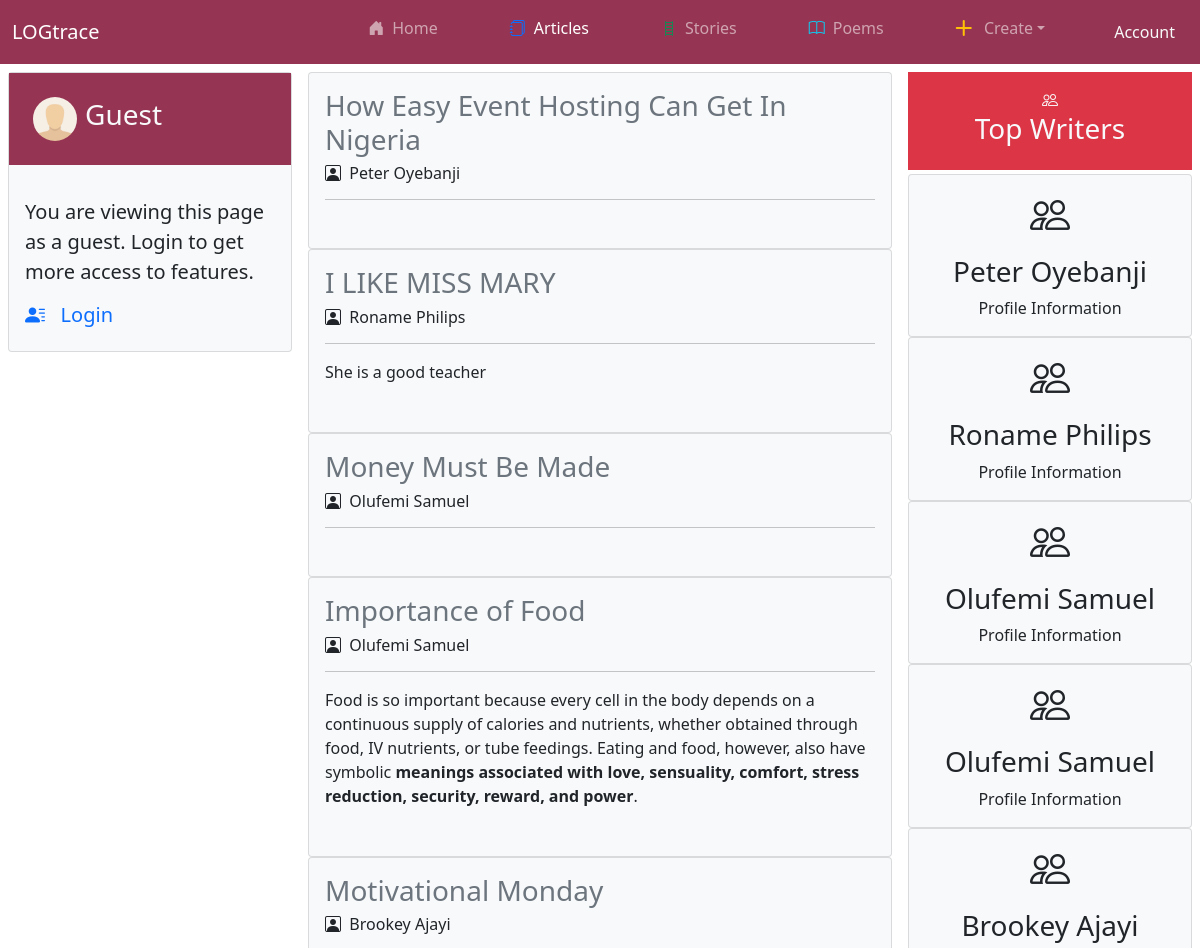
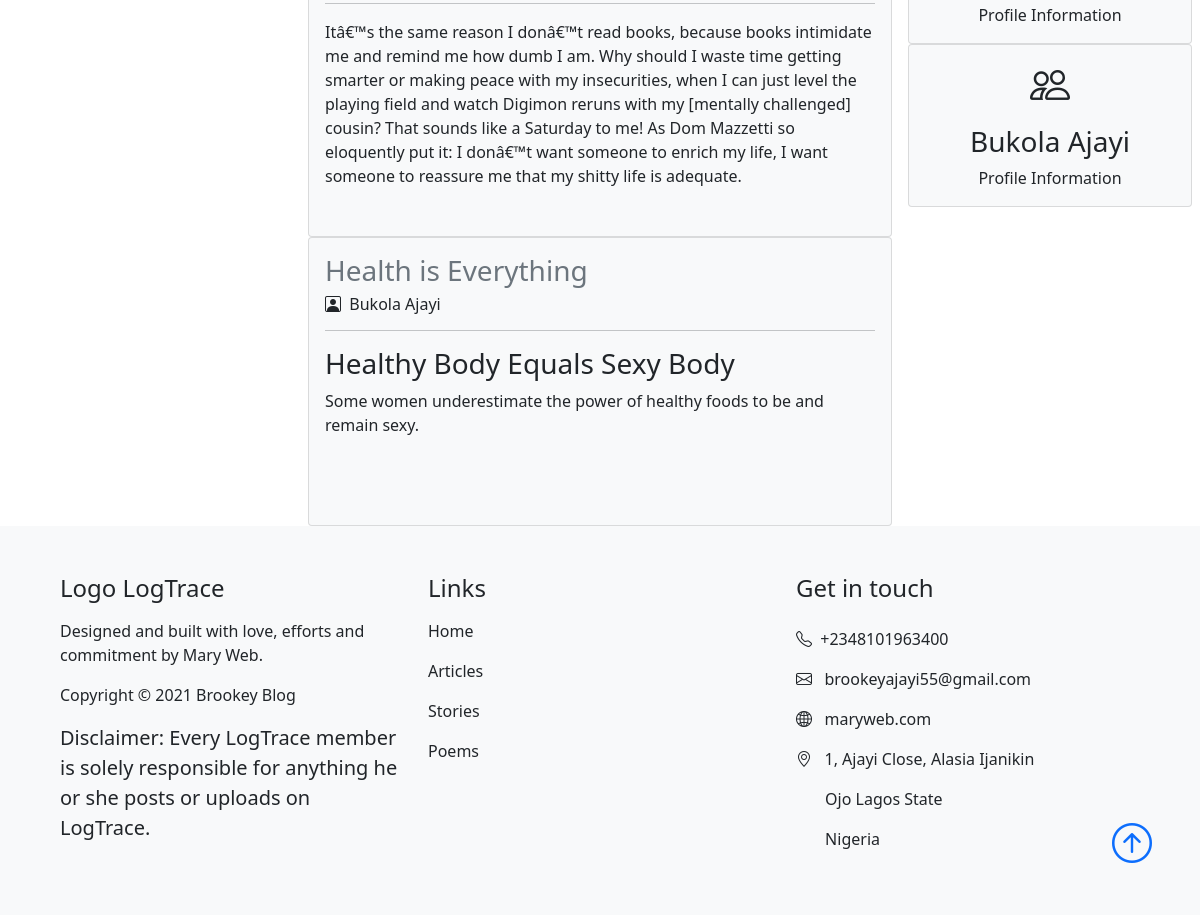
The app's page /articles.php with its own data (2 pictures, top to bottom).
### tables this page shows
CREATE TABLE `blog` (
  `blog_id` int(10) UNSIGNED NOT NULL,
  `title` varchar(100) NOT NULL,
  `author` varchar(50) NOT NULL,
  `category` varchar(20) NOT NULL,
  `body` text NOT NULL,
  `created_by` int(11) NOT NULL,
  `img` varchar(400) DEFAULT NULL,
  `date_created` date NOT NULL,
  `time_created` time NOT NULL
);

### public/articles.php (the view, shortened to what this page needs)
<?php
include '../includes/db.php';
$fetch=$conn->prepare("SELECT * FROM blog WHERE category=1");
$fetch->execute();
$blogs=array();
while($row=$fetch->fetch(PDO::FETCH_BOTH)){
	$blogs[]=$row;
}
?>
<!DOCTYPE html>
<html lang="en" dir="ltr">
  <head>
    <link href="https://cdn.jsdelivr.net/npm/bootstrap@5.0.2/dist/css/bootstrap.min.css" rel="stylesheet">
    <link rel="stylesheet" href="https://cdn.jsdelivr.net/npm/bootstrap-icons@1.5.0/font/bootstrap-icons.css">
  </head>
  <body>
		<nav class="navbar navbar-expand-lg navbar-dark text-light fixed-top" style="background-color: #953553">
      <div class="container-fluid">
        <a class="navbar-brand" href="#">LOGtrace</a>
    <div class="collapse navbar-collapse" id="navbarSupportedContent">
      <ul class="navbar-nav px-4 ms-auto mb-3 mb-lg-2">
        <li class="nav-item px-4">
          <a class="nav-link" href="index.php"><i class="bi bi-house-door-fill px-2"></i>Home</a>
        </li>
        <li class="nav-item px-4">
          <a class="nav-link active" aria-current="page" href="articles.php"><i class="bi bi-journals px-2 text-primary"></i>Articles</a>
        </li>
        <li class="nav-item px-4">
          <a class="nav-link" href="stories.php"><i class="bi bi-ladder px-2 text-success"></i>Stories</a>
        </li>
        <li class="nav-item px-4">
          <a class="nav-link" href="poems.php"><i class="bi bi-book px-2 text-info"></i>Poems</a>
        </li>
        <li class="nav-item dropdown px-4">
          <a class="nav-link dropdown-toggle" href="#" id="navbarDropdown" role="button" data-bs-toggle="dropdown" aria-expanded="false">
          <i class="bi bi-plus-lg px-2 text-warning"></i>
          Create</a>
        </li>
      </ul>
			<li class="btn btn-white text-light btn-md gx-4" id="logbtn" data-bs-toggle="modal" data-bs-target="#login">Account</li>
    </div>
  </div>
    </nav>
      <section class="ps-2 pe-2 mt-4 pt-5">
          <div class="row g-3">
						<div class="col-md-3">
              <?php
							if(isset($_SESSION['user_id'])){
								?>
                <div class="card bg-light text-dark">
                  <div class="mb-3 p-3 d-flex text-light" style="background-color: #953553">
                    <img src="../images/dummy.jpg" width="60px" height="60px" class="rounded-circle p-2 justify-content-start" alt="">
                    <h3 id="user_name" class="align-self-center"><?= ucwords($_SESSION['name'])?></h3>
                  </div>
                  <div class="card-body">
                    <p class="lead card-text"><?php echo "Your Id is ".$_SESSION['user_id']?></p>
                    <h5><a href="profile.php?id=<?=$_SESSION['user_id']?>" class="text-decoration-none text_start"><i class="bi bi-person-lines-fill"></i>&nbsp;&nbsp; Profile</a></h5>
                  </div>
                </div>
              <?php }else{ ?>
              <div class="card bg-light text-dark">
                <div class="mb-3 p-3 d-flex text-light" style="background-color: #953553">
                  <img src="../images/dummy.jpg" width="60px" height="60px" class="rounded-circle p-2 justify-content-start" alt="">
                  <h3 id="user_name" class="align-self-center">Guest</h3>
                </div>
                <div class="card-body">
                  <p class="lead card-text">You are viewing this page as a guest. Login to get more access to features.</p>
                  <h5><a href="login.php" class="text-decoration-none text_start"><i class="bi bi-person-lines-fill"></i>&nbsp;&nbsp; Login</a></h5>
                </div>
              </div>
              <?php } ?>
            </div>
            <div class="col-md-6">
							<?php foreach($blogs as $value): ?>
              <div class="card bg-light text-dark">
                <div class="card-body mb-3">
                  <div class="h1">
										<h3><a href="view_blog.php?id=<?=$value['blog_id']?>" class="text-decoration-none text-secondary"><?=$value['title']?></a></h3>
                  </div class="card-title mb-3">
                  <h6><i class="bi bi-person-square"></i>&nbsp;&nbsp;<?=$value['author']?></h6>
                  <hr>
                  <p class="card-text mb-3 d-none"><?= $value['body']?></p>
                </div>
              </div>
						<?php endforeach; ?>
					</div>
            <div class="col-md-3">
							<div class="text-center p-3 mb-1 bg-danger text-light">
								<i class="bi bi-people"></i>
								<h3>Top Writers</h3>
							</div>
						<?php foreach($blogs as $value): ?>
              <div class="card bg-light text-dark">
                <div class="card-body text-center">
                  <div class="h1 mb-3">
                    <i class="bi bi-people"></i>
                  </div class="card-title mb-3">
                  <h3><?=$value['author']?></h3>
                  <p class="card-text">Profile Information</p>
                </div>
              </div>
						<?php endforeach; ?>
          </div>
				</div>
      </section>
			<?php include "../includes/footer.php"; ?>
  </body>
</html>

### records on screen
blog: title "How Easy Event Hosting Can Get In Nigeria", author "Peter Oyebanji"
blog: title "I LIKE MISS MARY", author "Roname Philips", body "She is a good teacher"
blog: title "Money Must Be Made", author "Olufemi Samuel"
blog: title "Importance of Food", author "Olufemi Samuel", body "Food is so important because every cell in the body depends on a continuous supply of calories and nutrients, whether obtained through food, IV nutrients, or tube feedings. Eating and food, however, also have symbolic meanings associated with love, sensuality, comfort, stress reduction, security, reward, and power ."
blog: title "Motivational Monday", author "Brookey Ajayi", body "Itâ€™s the same reason I donâ€™t read books, because books intimidate me and remind me how dumb I am. Why should I waste time getting smarter or making peace with my insecurities, when I can just level the playing field and watch Digimon reruns with my [mentally challenged] cousin? That sounds like a Saturday to me! As Dom Mazzetti so eloquently put it: I donâ€™t want someone to enrich my life, I want someone to reassure me that my shitty life is adequate."
blog: title "Health is Everything", author "Bukola Ajayi", body "Healthy Body Equals Sexy Body Some women underestimate the power of healthy foods to be and remain sexy."
